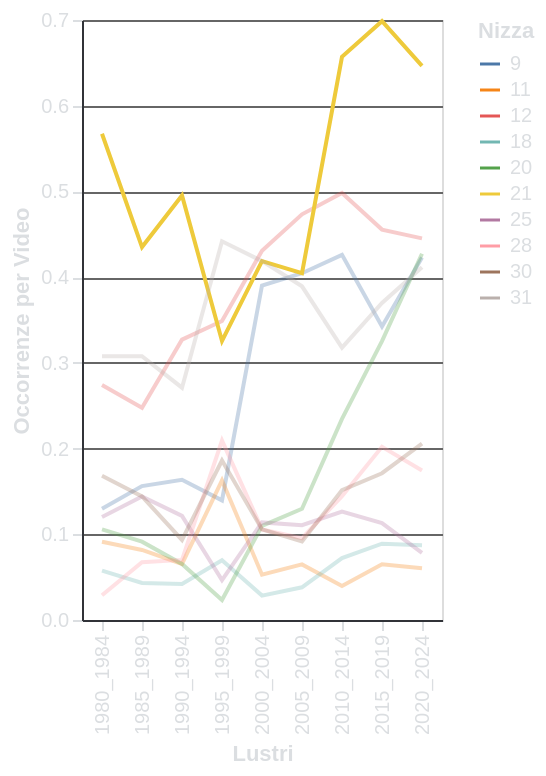

Express this chart as Vega-Lite.
### Vega-Lite specification from a JSON file in a GitHub repository (floating-point values rounded to 4 significant figures)
{"config": {"background": "transparent", "title": {"color": "#DBDEE1", "fontSize": 16}, "axis": {"domainColor": "#313338", "gridColor": "#666666", "tickColor": "#DBDEE1", "titleColor": "#DBDEE1", "labelColor": "#DBDEE1"}, "legend": {"labelColor": "#DBDEE1", "titleColor": "#DBDEE1"}}, "data": {"name": "data-3a41a3cf5e7c8bb83f643b38a96baf67"}, "mark": {"type": "line"}, "encoding": {"color": {"field": "Nizza", "title": "Nizza", "type": "nominal"}, "opacity": {"condition": {"param": "param_66", "value": 1}, "value": 0.3}, "tooltip": [{"field": "Nizza", "title": "Classe di Nizza", "type": "nominal"}, {"field": "Description", "title": "Descrizione della Classe", "type": "nominal"}], "x": {"field": "lustro", "title": "Lustri", "type": "ordinal"}, "y": {"field": "normalized_counts", "title": "Occorrenze per Video", "type": "quantitative"}}, "height": "container", "params": [{"name": "param_66", "select": {"type": "point", "fields": ["Nizza"]}, "bind": {"input": "select", "options": [21.0, 12.0, 31.0, 9.0, 20.0, 30.0, 28.0, 25.0, 11.0, 18.0], "name": "Seleziona Classe di Nizza: "}, "value": 21.0}, {"name": "param_67", "select": {"type": "interval", "encodings": []}, "bind": "scales"}], "width": "container", "$schema": "https://vega.github.io/schema/vega-lite/v5.8.0.json", "datasets": {"data-3a41a3cf5e7c8bb83f643b38a96baf67": [{"lustro": "1980_1984", "Nizza": 9.0, "Description": "apparecchi e strumenti per scopi scientifici o di ricerca, apparecchi audiovisivi e di tecnologia dell'informazione, nonché attrezzature per la sicurezza e il salvataggio di vite", "counts": 27, "num_videos": 208, "normalized_counts": 0.1298}, {"lustro": "1980_1984", "Nizza": 11.0, "Description": "apparecchi e installazioni per il controllo ambientale", "counts": 19, "num_videos": 208, "normalized_counts": 0.09135}, {"lustro": "1980_1984", "Nizza": 12.0, "Description": "veicoli e apparecchi per il trasporto di persone o merci via terra, aria o acqua", "counts": 57, "num_videos": 208, "normalized_counts": 0.274}, {"lustro": "1980_1984", "Nizza": 18.0, "Description": "pelle, imitazioni di pelle e alcuni beni fatti di quei materiali", "counts": 12, "num_videos": 208, "normalized_counts": 0.05769}, {"lustro": "1980_1984", "Nizza": 20.0, "Description": "mobili e loro parti", "counts": 22, "num_videos": 208, "normalized_counts": 0.1058}, {"lustro": "1980_1984", "Nizza": 21.0, "Description": "piccoli utensili e apparecchi a mano per uso domestico e da cucina", "counts": 118, "num_videos": 208, "normalized_counts": 0.5673}, {"lustro": "1980_1984", "Nizza": 25.0, "Description": "abbigliamento, calzature e copricapi per esseri umani", "counts": 25, "num_videos": 208, "normalized_counts": 0.1202}, {"lustro": "1980_1984", "Nizza": 28.0, "Description": "giocattoli, apparecchi per giocare, attrezzature sportive, articoli per il divertimento e la novità", "counts": 6, "num_videos": 208, "normalized_counts": 0.02885}, {"lustro": "1980_1984", "Nizza": 30.0, "Description": "alimenti di origine vegetale, ad eccezione di frutta e verdura, preparati o conservati per il consumo, nonché ausiliari destinati al miglioramento del sapore degli alimenti", "counts": 35, "num_videos": 208, "normalized_counts": 0.1683}, {"lustro": "1980_1984", "Nizza": 31.0, "Description": "prodotti terrestri e marini non sottoposti ad alcuna forma di preparazione per il consumo, animali vivi e piante, nonché alimenti per animali", "counts": 64, "num_videos": 208, "normalized_counts": 0.3077}, {"lustro": "1985_1989", "Nizza": 9.0, "Description": "apparecchi e strumenti per scopi scientifici o di ricerca, apparecchi audiovisivi e di tecnologia dell'informazione, nonché attrezzature per la sicurezza e il salvataggio di vite", "counts": 65, "num_videos": 416, "normalized_counts": 0.1562}, {"lustro": "1985_1989", "Nizza": 11.0, "Description": "apparecchi e installazioni per il controllo ambientale", "counts": 34, "num_videos": 416, "normalized_counts": 0.08173}, {"lustro": "1985_1989", "Nizza": 12.0, "Description": "veicoli e apparecchi per il trasporto di persone o merci via terra, aria o acqua", "counts": 103, "num_videos": 416, "normalized_counts": 0.2476}, {"lustro": "1985_1989", "Nizza": 18.0, "Description": "pelle, imitazioni di pelle e alcuni beni fatti di quei materiali", "counts": 18, "num_videos": 416, "normalized_counts": 0.04327}, {"lustro": "1985_1989", "Nizza": 20.0, "Description": "mobili e loro parti", "counts": 38, "num_videos": 416, "normalized_counts": 0.09135}, {"lustro": "1985_1989", "Nizza": 21.0, "Description": "piccoli utensili e apparecchi a mano per uso domestico e da cucina", "counts": 181, "num_videos": 416, "normalized_counts": 0.4351}, {"lustro": "1985_1989", "Nizza": 25.0, "Description": "abbigliamento, calzature e copricapi per esseri umani", "counts": 60, "num_videos": 416, "normalized_counts": 0.1442}, {"lustro": "1985_1989", "Nizza": 28.0, "Description": "giocattoli, apparecchi per giocare, attrezzature sportive, articoli per il divertimento e la novità", "counts": 28, "num_videos": 416, "normalized_counts": 0.06731}, {"lustro": "1985_1989", "Nizza": 30.0, "Description": "alimenti di origine vegetale, ad eccezione di frutta e verdura, preparati o conservati per il consumo, nonché ausiliari destinati al miglioramento del sapore degli alimenti", "counts": 60, "num_videos": 416, "normalized_counts": 0.1442}, {"lustro": "1985_1989", "Nizza": 31.0, "Description": "prodotti terrestri e marini non sottoposti ad alcuna forma di preparazione per il consumo, animali vivi e piante, nonché alimenti per animali", "counts": 128, "num_videos": 416, "normalized_counts": 0.3077}, {"lustro": "1990_1994", "Nizza": 9.0, "Description": "apparecchi e strumenti per scopi scientifici o di ricerca, apparecchi audiovisivi e di tecnologia dell'informazione, nonché attrezzature per la sicurezza e il salvataggio di vite", "counts": 35, "num_videos": 214, "normalized_counts": 0.1636}, {"lustro": "1990_1994", "Nizza": 11.0, "Description": "apparecchi e installazioni per il controllo ambientale", "counts": 14, "num_videos": 214, "normalized_counts": 0.06542}, {"lustro": "1990_1994", "Nizza": 12.0, "Description": "veicoli e apparecchi per il trasporto di persone o merci via terra, aria o acqua", "counts": 70, "num_videos": 214, "normalized_counts": 0.3271}, {"lustro": "1990_1994", "Nizza": 18.0, "Description": "pelle, imitazioni di pelle e alcuni beni fatti di quei materiali", "counts": 9, "num_videos": 214, "normalized_counts": 0.04206}, {"lustro": "1990_1994", "Nizza": 20.0, "Description": "mobili e loro parti", "counts": 14, "num_videos": 214, "normalized_counts": 0.06542}, {"lustro": "1990_1994", "Nizza": 21.0, "Description": "piccoli utensili e apparecchi a mano per uso domestico e da cucina", "counts": 106, "num_videos": 214, "normalized_counts": 0.4953}, {"lustro": "1990_1994", "Nizza": 25.0, "Description": "abbigliamento, calzature e copricapi per esseri umani", "counts": 26, "num_videos": 214, "normalized_counts": 0.1215}, {"lustro": "1990_1994", "Nizza": 28.0, "Description": "giocattoli, apparecchi per giocare, attrezzature sportive, articoli per il divertimento e la novità", "counts": 15, "num_videos": 214, "normalized_counts": 0.07009}, {"lustro": "1990_1994", "Nizza": 30.0, "Description": "alimenti di origine vegetale, ad eccezione di frutta e verdura, preparati o conservati per il consumo, nonché ausiliari destinati al miglioramento del sapore degli alimenti", "counts": 20, "num_videos": 214, "normalized_counts": 0.09346}, {"lustro": "1990_1994", "Nizza": 31.0, "Description": "prodotti terrestri e marini non sottoposti ad alcuna forma di preparazione per il consumo, animali vivi e piante, nonché alimenti per animali", "counts": 58, "num_videos": 214, "normalized_counts": 0.271}, {"lustro": "1995_1999", "Nizza": 9.0, "Description": "apparecchi e strumenti per scopi scientifici o di ricerca, apparecchi audiovisivi e di tecnologia dell'informazione, nonché attrezzature per la sicurezza e il salvataggio di vite", "counts": 6, "num_videos": 43, "normalized_counts": 0.1395}, {"lustro": "1995_1999", "Nizza": 11.0, "Description": "apparecchi e installazioni per il controllo ambientale", "counts": 7, "num_videos": 43, "normalized_counts": 0.1628}, {"lustro": "1995_1999", "Nizza": 12.0, "Description": "veicoli e apparecchi per il trasporto di persone o merci via terra, aria o acqua", "counts": 15, "num_videos": 43, "normalized_counts": 0.3488}, {"lustro": "1995_1999", "Nizza": 18.0, "Description": "pelle, imitazioni di pelle e alcuni beni fatti di quei materiali", "counts": 3, "num_videos": 43, "normalized_counts": 0.06977}, {"lustro": "1995_1999", "Nizza": 20.0, "Description": "mobili e loro parti", "counts": 1, "num_videos": 43, "normalized_counts": 0.02326}, {"lustro": "1995_1999", "Nizza": 21.0, "Description": "piccoli utensili e apparecchi a mano per uso domestico e da cucina", "counts": 14, "num_videos": 43, "normalized_counts": 0.3256}, {"lustro": "1995_1999", "Nizza": 25.0, "Description": "abbigliamento, calzature e copricapi per esseri umani", "counts": 2, "num_videos": 43, "normalized_counts": 0.04651}, {"lustro": "1995_1999", "Nizza": 28.0, "Description": "giocattoli, apparecchi per giocare, attrezzature sportive, articoli per il divertimento e la novità", "counts": 9, "num_videos": 43, "normalized_counts": 0.2093}, {"lustro": "1995_1999", "Nizza": 30.0, "Description": "alimenti di origine vegetale, ad eccezione di frutta e verdura, preparati o conservati per il consumo, nonché ausiliari destinati al miglioramento del sapore degli alimenti", "counts": 8, "num_videos": 43, "normalized_counts": 0.186}, {"lustro": "1995_1999", "Nizza": 31.0, "Description": "prodotti terrestri e marini non sottoposti ad alcuna forma di preparazione per il consumo, animali vivi e piante, nonché alimenti per animali", "counts": 19, "num_videos": 43, "normalized_counts": 0.4419}, {"lustro": "2000_2004", "Nizza": 9.0, "Description": "apparecchi e strumenti per scopi scientifici o di ricerca, apparecchi audiovisivi e di tecnologia dell'informazione, nonché attrezzature per la sicurezza e il salvataggio di vite", "counts": 96, "num_videos": 246, "normalized_counts": 0.3902}, {"lustro": "2000_2004", "Nizza": 11.0, "Description": "apparecchi e installazioni per il controllo ambientale", "counts": 13, "num_videos": 246, "normalized_counts": 0.05285}, {"lustro": "2000_2004", "Nizza": 12.0, "Description": "veicoli e apparecchi per il trasporto di persone o merci via terra, aria o acqua", "counts": 106, "num_videos": 246, "normalized_counts": 0.4309}, {"lustro": "2000_2004", "Nizza": 18.0, "Description": "pelle, imitazioni di pelle e alcuni beni fatti di quei materiali", "counts": 7, "num_videos": 246, "normalized_counts": 0.02846}, {"lustro": "2000_2004", "Nizza": 20.0, "Description": "mobili e loro parti", "counts": 27, "num_videos": 246, "normalized_counts": 0.1098}, {"lustro": "2000_2004", "Nizza": 21.0, "Description": "piccoli utensili e apparecchi a mano per uso domestico e da cucina", "counts": 103, "num_videos": 246, "normalized_counts": 0.4187}, {"lustro": "2000_2004", "Nizza": 25.0, "Description": "abbigliamento, calzature e copricapi per esseri umani", "counts": 28, "num_videos": 246, "normalized_counts": 0.1138}, {"lustro": "2000_2004", "Nizza": 28.0, "Description": "giocattoli, apparecchi per giocare, attrezzature sportive, articoli per il divertimento e la novità", "counts": 26, "num_videos": 246, "normalized_counts": 0.1057}, {"lustro": "2000_2004", "Nizza": 30.0, "Description": "alimenti di origine vegetale, ad eccezione di frutta e verdura, preparati o conservati per il consumo, nonché ausiliari destinati al miglioramento del sapore degli alimenti", "counts": 26, "num_videos": 246, "normalized_counts": 0.1057}, {"lustro": "2000_2004", "Nizza": 31.0, "Description": "prodotti terrestri e marini non sottoposti ad alcuna forma di preparazione per il consumo, animali vivi e piante, nonché alimenti per animali", "counts": 103, "num_videos": 246, "normalized_counts": 0.4187}, {"lustro": "2005_2009", "Nizza": 9.0, "Description": "apparecchi e strumenti per scopi scientifici o di ricerca, apparecchi audiovisivi e di tecnologia dell'informazione, nonché attrezzature per la sicurezza e il salvataggio di vite", "counts": 106, "num_videos": 262, "normalized_counts": 0.4046}, {"lustro": "2005_2009", "Nizza": 11.0, "Description": "apparecchi e installazioni per il controllo ambientale", "counts": 17, "num_videos": 262, "normalized_counts": 0.06489}, {"lustro": "2005_2009", "Nizza": 12.0, "Description": "veicoli e apparecchi per il trasporto di persone o merci via terra, aria o acqua", "counts": 124, "num_videos": 262, "normalized_counts": 0.4733}, {"lustro": "2005_2009", "Nizza": 18.0, "Description": "pelle, imitazioni di pelle e alcuni beni fatti di quei materiali", "counts": 10, "num_videos": 262, "normalized_counts": 0.03817}, {"lustro": "2005_2009", "Nizza": 20.0, "Description": "mobili e loro parti", "counts": 34, "num_videos": 262, "normalized_counts": 0.1298}, {"lustro": "2005_2009", "Nizza": 21.0, "Description": "piccoli utensili e apparecchi a mano per uso domestico e da cucina", "counts": 106, "num_videos": 262, "normalized_counts": 0.4046}, {"lustro": "2005_2009", "Nizza": 25.0, "Description": "abbigliamento, calzature e copricapi per esseri umani", "counts": 29, "num_videos": 262, "normalized_counts": 0.1107}, {"lustro": "2005_2009", "Nizza": 28.0, "Description": "giocattoli, apparecchi per giocare, attrezzature sportive, articoli per il divertimento e la novità", "counts": 25, "num_videos": 262, "normalized_counts": 0.09542}, {"lustro": "2005_2009", "Nizza": 30.0, "Description": "alimenti di origine vegetale, ad eccezione di frutta e verdura, preparati o conservati per il consumo, nonché ausiliari destinati al miglioramento del sapore degli alimenti", "counts": 24, "num_videos": 262, "normalized_counts": 0.0916}, {"lustro": "2005_2009", "Nizza": 31.0, "Description": "prodotti terrestri e marini non sottoposti ad alcuna forma di preparazione per il consumo, animali vivi e piante, nonché alimenti per animali", "counts": 102, "num_videos": 262, "normalized_counts": 0.3893}, {"lustro": "2010_2014", "Nizza": 9.0, "Description": "apparecchi e strumenti per scopi scientifici o di ricerca, apparecchi audiovisivi e di tecnologia dell'informazione, nonché attrezzature per la sicurezza e il salvataggio di vite", "counts": 118, "num_videos": 277, "normalized_counts": 0.426}, {"lustro": "2010_2014", "Nizza": 11.0, "Description": "apparecchi e installazioni per il controllo ambientale", "counts": 11, "num_videos": 277, "normalized_counts": 0.03971}, {"lustro": "2010_2014", "Nizza": 12.0, "Description": "veicoli e apparecchi per il trasporto di persone o merci via terra, aria o acqua", "counts": 138, "num_videos": 277, "normalized_counts": 0.4982}, {"lustro": "2010_2014", "Nizza": 18.0, "Description": "pelle, imitazioni di pelle e alcuni beni fatti di quei materiali", "counts": 20, "num_videos": 277, "normalized_counts": 0.0722}, {"lustro": "2010_2014", "Nizza": 20.0, "Description": "mobili e loro parti", "counts": 65, "num_videos": 277, "normalized_counts": 0.2347}, {"lustro": "2010_2014", "Nizza": 21.0, "Description": "piccoli utensili e apparecchi a mano per uso domestico e da cucina", "counts": 182, "num_videos": 277, "normalized_counts": 0.657}, {"lustro": "2010_2014", "Nizza": 25.0, "Description": "abbigliamento, calzature e copricapi per esseri umani", "counts": 35, "num_videos": 277, "normalized_counts": 0.1264}, {"lustro": "2010_2014", "Nizza": 28.0, "Description": "giocattoli, apparecchi per giocare, attrezzature sportive, articoli per il divertimento e la novità", "counts": 40, "num_videos": 277, "normalized_counts": 0.1444}, {"lustro": "2010_2014", "Nizza": 30.0, "Description": "alimenti di origine vegetale, ad eccezione di frutta e verdura, preparati o conservati per il consumo, nonché ausiliari destinati al miglioramento del sapore degli alimenti", "counts": 42, "num_videos": 277, "normalized_counts": 0.1516}, {"lustro": "2010_2014", "Nizza": 31.0, "Description": "prodotti terrestri e marini non sottoposti ad alcuna forma di preparazione per il consumo, animali vivi e piante, nonché alimenti per animali", "counts": 88, "num_videos": 277, "normalized_counts": 0.3177}, {"lustro": "2015_2019", "Nizza": 9.0, "Description": "apparecchi e strumenti per scopi scientifici o di ricerca, apparecchi audiovisivi e di tecnologia dell'informazione, nonché attrezzature per la sicurezza e il salvataggio di vite", "counts": 100, "num_videos": 292, "normalized_counts": 0.3425}, {"lustro": "2015_2019", "Nizza": 11.0, "Description": "apparecchi e installazioni per il controllo ambientale", "counts": 19, "num_videos": 292, "normalized_counts": 0.06507}, {"lustro": "2015_2019", "Nizza": 12.0, "Description": "veicoli e apparecchi per il trasporto di persone o merci via terra, aria o acqua", "counts": 133, "num_videos": 292, "normalized_counts": 0.4555}, {"lustro": "2015_2019", "Nizza": 18.0, "Description": "pelle, imitazioni di pelle e alcuni beni fatti di quei materiali", "counts": 26, "num_videos": 292, "normalized_counts": 0.08904}, {"lustro": "2015_2019", "Nizza": 20.0, "Description": "mobili e loro parti", "counts": 95, "num_videos": 292, "normalized_counts": 0.3253}, {"lustro": "2015_2019", "Nizza": 21.0, "Description": "piccoli utensili e apparecchi a mano per uso domestico e da cucina", "counts": 204, "num_videos": 292, "normalized_counts": 0.6986}, {"lustro": "2015_2019", "Nizza": 25.0, "Description": "abbigliamento, calzature e copricapi per esseri umani", "counts": 33, "num_videos": 292, "normalized_counts": 0.113}, {"lustro": "2015_2019", "Nizza": 28.0, "Description": "giocattoli, apparecchi per giocare, attrezzature sportive, articoli per il divertimento e la novità", "counts": 59, "num_videos": 292, "normalized_counts": 0.2021}, {"lustro": "2015_2019", "Nizza": 30.0, "Description": "alimenti di origine vegetale, ad eccezione di frutta e verdura, preparati o conservati per il consumo, nonché ausiliari destinati al miglioramento del sapore degli alimenti", "counts": 50, "num_videos": 292, "normalized_counts": 0.1712}, {"lustro": "2015_2019", "Nizza": 31.0, "Description": "prodotti terrestri e marini non sottoposti ad alcuna forma di preparazione per il consumo, animali vivi e piante, nonché alimenti per animali", "counts": 108, "num_videos": 292, "normalized_counts": 0.3699}, {"lustro": "2020_2024", "Nizza": 9.0, "Description": "apparecchi e strumenti per scopi scientifici o di ricerca, apparecchi audiovisivi e di tecnologia dell'informazione, nonché attrezzature per la sicurezza e il salvataggio di vite", "counts": 189, "num_videos": 447, "normalized_counts": 0.4228}, {"lustro": "2020_2024", "Nizza": 11.0, "Description": "apparecchi e installazioni per il controllo ambientale", "counts": 27, "num_videos": 447, "normalized_counts": 0.0604}, {"lustro": "2020_2024", "Nizza": 12.0, "Description": "veicoli e apparecchi per il trasporto di persone o merci via terra, aria o acqua", "counts": 199, "num_videos": 447, "normalized_counts": 0.4452}, {"lustro": "2020_2024", "Nizza": 18.0, "Description": "pelle, imitazioni di pelle e alcuni beni fatti di quei materiali", "counts": 39, "num_videos": 447, "normalized_counts": 0.08725}, {"lustro": "2020_2024", "Nizza": 20.0, "Description": "mobili e loro parti", "counts": 191, "num_videos": 447, "normalized_counts": 0.4273}, {"lustro": "2020_2024", "Nizza": 21.0, "Description": "piccoli utensili e apparecchi a mano per uso domestico e da cucina", "counts": 289, "num_videos": 447, "normalized_counts": 0.6465}, {"lustro": "2020_2024", "Nizza": 25.0, "Description": "abbigliamento, calzature e copricapi per esseri umani", "counts": 35, "num_videos": 447, "normalized_counts": 0.0783}, {"lustro": "2020_2024", "Nizza": 28.0, "Description": "giocattoli, apparecchi per giocare, attrezzature sportive, articoli per il divertimento e la novità", "counts": 78, "num_videos": 447, "normalized_counts": 0.1745}, {"lustro": "2020_2024", "Nizza": 30.0, "Description": "alimenti di origine vegetale, ad eccezione di frutta e verdura, preparati o conservati per il consumo, nonché ausiliari destinati al miglioramento del sapore degli alimenti", "counts": 92, "num_videos": 447, "normalized_counts": 0.2058}, {"lustro": "2020_2024", "Nizza": 31.0, "Description": "prodotti terrestri e marini non sottoposti ad alcuna forma di preparazione per il consumo, animali vivi e piante, nonché alimenti per animali", "counts": 184, "num_videos": 447, "normalized_counts": 0.4116}]}}
